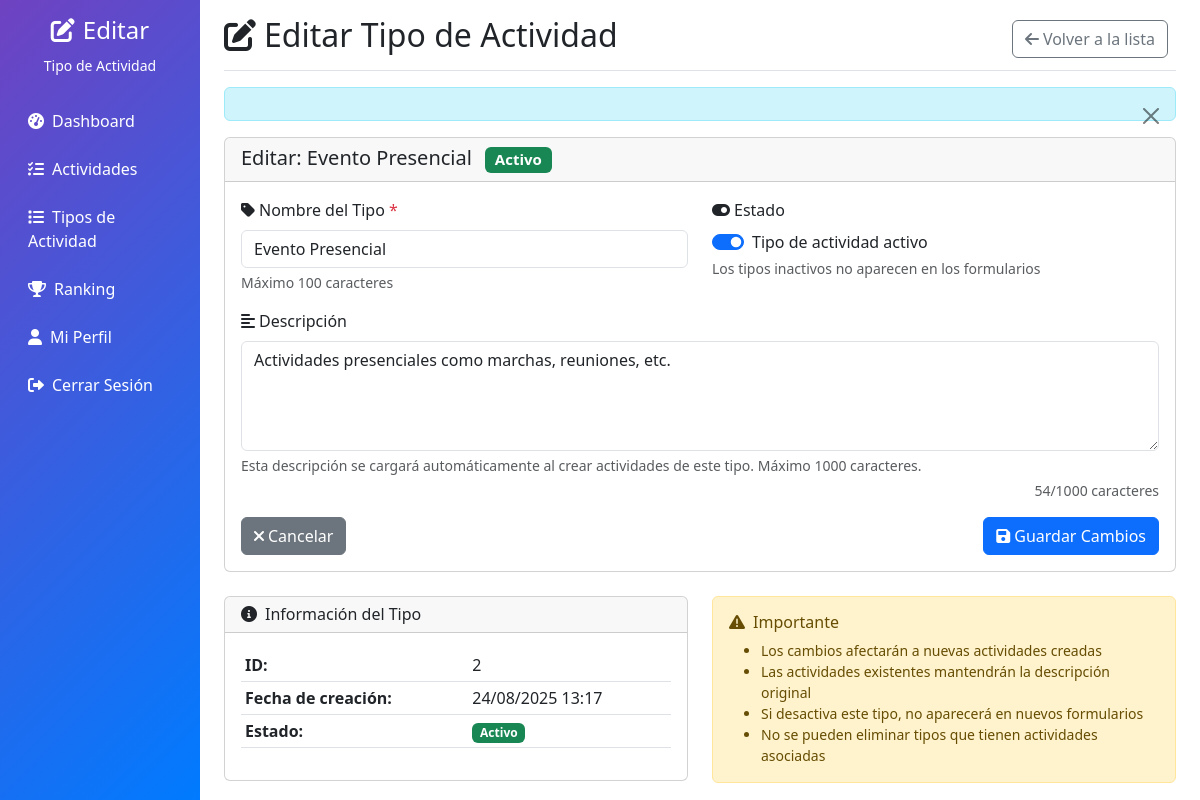
/activity-types/edit.php?id=2 (signed in), run on the app's committed database.
### tables this page shows
CREATE TABLE tipos_actividades (
            id INTEGER PRIMARY KEY AUTOINCREMENT,
            nombre VARCHAR(100) NOT NULL,
            descripcion TEXT,
            activo BOOLEAN DEFAULT 1,
            fecha_creacion TIMESTAMP DEFAULT CURRENT_TIMESTAMP
        );

### controllers/activityTypeController.php (called while the page is built, shortened)
<?php
require_once __DIR__ . '/../models/activityType.php';
class ActivityTypeController {
    private $activityTypeModel;
    public function __construct() {
        $this->activityTypeModel = new ActivityType();
    }
    public function showEditForm($id) {
        $activityType = $this->activityTypeModel->getActivityTypeById($id);
        include __DIR__ . '/../views/activity-types/edit.php';
    }
}
?>

### config/app.php (called while the page is built, shortened)
<?php
function url($path = '') {
    $isLocal = (
        isset($_SERVER['HTTP_HOST']) &&
        (strpos($_SERVER['HTTP_HOST'], 'localhost') !== false ||
         strpos($_SERVER['HTTP_HOST'], '127.0.0.1') !== false ||
         strpos($_SERVER['HTTP_HOST'], 'local') !== false)
    );
    $path = ltrim($path, '/');
    if ($isLocal) {
        $protocol = isset($_SERVER['HTTPS']) && $_SERVER['HTTPS'] === 'on' ? 'https' : 'http';
        $host = $_SERVER['HTTP_HOST'] ?? 'localhost:8000';
        return $protocol . '://' . $host . ($path ? '/' . $path : '');
    } else {
        return BASE_URL . ($path ? '/' . $path : '');
    }
}
?>

### includes/functions.php (called while the page is built, shortened)
<?php
require_once __DIR__ . '/../config/app.php';
function getFlashMessage() {
    if (isset($_SESSION['flash_message'])) {
        $message = $_SESSION['flash_message'];
        $type = $_SESSION['flash_type'] ?? 'info';
        return ['message' => $message, 'type' => $type];
    }
    return null;
}
?>

### models/activityType.php (called while the page is built, shortened)
<?php
require_once __DIR__ . '/../config/database.php';
require_once __DIR__ . '/../includes/functions.php';
class ActivityType {
    protected $db;
    public function __construct() {
        try {
            $database = new Database();
            $this->db = $database->getConnection();
        } catch (Exception $e) {
            error_log("ActivityType Model Error: " . $e->getMessage());
            $this->db = null;
        }
    }
    public function getActivityTypeById($id) {
        try {
            $stmt = $this->db->prepare("SELECT * FROM tipos_actividades WHERE id = ?");
            $stmt->execute([$id]);
            return $stmt->fetch();
        } catch (Exception $e) {
            logActivity("Error al obtener tipo de actividad por ID: " . $e->getMessage(), 'ERROR');
            return null;
        }
    }
}
?>

### config/database.php (called while the page is built, shortened)
<?php
class Database {
    public function getConnection() {
        $this->conn = null;
        if (file_exists(__DIR__ . '/../test_database.sqlite')) {
            try {
                $dsn = "sqlite:" . __DIR__ . '/../test_database.sqlite';
                $options = [
                    PDO::ATTR_ERRMODE => PDO::ERRMODE_EXCEPTION,
                    PDO::ATTR_DEFAULT_FETCH_MODE => PDO::FETCH_ASSOC,
                    PDO::ATTR_EMULATE_PREPARES => false,
                ];
                $this->conn = new PDO($dsn, null, null, $options);
                $this->conn->query("SELECT 1");
                return $this->conn;
            } catch(PDOException $exception) {
                error_log("SQLite Connection Error: " . $exception->getMessage());
            }
        }
        return $this->conn;
    }
}
?>

### views/activity-types/edit.php (the view, shortened to what this page needs)
<!DOCTYPE html>
<html lang="es">
<head>
    <link href="https://cdn.jsdelivr.net/npm/bootstrap@5.3.0/dist/css/bootstrap.min.css" rel="stylesheet">
    <link href="https://cdnjs.cloudflare.com/ajax/libs/font-awesome/6.0.0/css/all.min.css" rel="stylesheet">
</head>
<body>
    <div class="container-fluid">
        <div class="row">
            <nav class="col-md-2 d-none d-md-block sidebar">
                <div class="position-sticky pt-3">
                    <div class="text-center text-white mb-4">
                        <h4><i class="fas fa-edit me-2"></i>Editar</h4>
                        <small>Tipo de Actividad</small>
                    </div>
                    <ul class="nav flex-column">
                        <li class="nav-item mb-2">
                            <a class="nav-link text-white" href="<?= url('dashboards/admin.php') ?>">
                                <i class="fas fa-tachometer-alt me-2"></i>Dashboard
                            </a>
                        </li>
                        <li class="nav-item mb-2">
                            <a class="nav-link text-white" href="<?= url('activities/') ?>">
                                <i class="fas fa-tasks me-2"></i>Actividades
                            </a>
                        </li>
                        <li class="nav-item mb-2">
                            <a class="nav-link text-white active" href="<?= url('activity-types/') ?>">
                                <i class="fas fa-list me-2"></i>Tipos de Actividad
                            </a>
                        </li>
                        <li class="nav-item mb-2">
                            <a class="nav-link text-white" href="<?= url('ranking/') ?>">
                                <i class="fas fa-trophy me-2"></i>Ranking
                            </a>
                        </li>
                        <li class="nav-item mb-2">
                            <a class="nav-link text-white" href="<?= url('profile.php') ?>">
                                <i class="fas fa-user me-2"></i>Mi Perfil
                            </a>
                        </li>
                        <li class="nav-item">
                            <a class="nav-link text-white" href="<?= url('logout.php') ?>">
                                <i class="fas fa-sign-out-alt me-2"></i>Cerrar Sesión
                            </a>
                        </li>
                    </ul>
                </div>
            </nav>
            <main class="col-md-10 ms-sm-auto px-md-4">
                <div class="d-flex justify-content-between flex-wrap flex-md-nowrap align-items-center pt-3 pb-2 mb-3 border-bottom">
                    <h1 class="h2">
                        <i class="fas fa-edit me-2"></i>Editar Tipo de Actividad
                    </h1>
                    <div class="btn-toolbar mb-2 mb-md-0">
                        <div class="btn-group me-2">
                            <a href="<?= url('activity-types/') ?>" class="btn btn-outline-secondary">
                                <i class="fas fa-arrow-left me-1"></i>Volver a la lista
                            </a>
                        </div>
                    </div>
                </div>
                <?php $flash = getFlashMessage(); ?>
                <?php if ($flash): ?>
                    <div class="alert alert-<?= $flash['type'] === 'error' ? 'danger' : $flash['type'] ?> alert-dismissible fade show" role="alert">
                        <button type="button" class="btn-close" data-bs-dismiss="alert"></button>
                    </div>
                <?php endif; ?>
                <div class="card">
                    <div class="card-header">
                        <h5 class="card-title mb-0">
                            Editar: <?= htmlspecialchars($activityType['nombre']) ?>
                            <span class="badge bg-<?= $activityType['activo'] ? 'success' : 'secondary' ?> ms-2">
                                <?= $activityType['activo'] ? 'Activo' : 'Inactivo' ?>
                            </span>
                        </h5>
                    </div>
                    <div class="card-body">
                        <form method="POST">
                            <div class="row">
                                <div class="col-md-6">
                                    <div class="mb-3">
                                        <label for="nombre" class="form-label">
                                            <i class="fas fa-tag me-1"></i>Nombre del Tipo <span class="text-danger">*</span>
                                        </label>
                                        <input type="text"
                                               class="form-control"
                                               id="nombre"
                                               name="nombre"
                                               maxlength="100"
                                               value="<?= htmlspecialchars($_SESSION['form_data']['nombre'] ?? $activityType['nombre']) ?>"
                                               required>
                                        <div class="form-text">Máximo 100 caracteres</div>
                                    </div>
                                </div>
                                <div class="col-md-6">
                                    <div class="mb-3">
                                        <label for="activo" class="form-label">
                                            <i class="fas fa-toggle-on me-1"></i>Estado
                                        </label>
                                        <div class="form-check form-switch">
                                            <input class="form-check-input"
                                                   type="checkbox"
                                                   id="activo"
                                                   name="activo"
                                                   <?= ($_SESSION['form_data']['activo'] ?? $activityType['activo']) ? 'checked' : '' ?>>
                                            <label class="form-check-label" for="activo">
                                                Tipo de actividad activo
                                            </label>
                                        </div>
                                        <div class="form-text">Los tipos inactivos no aparecen en los formularios</div>
                                    </div>
                                </div>
                            </div>
                            <div class="mb-3">
                                <label for="descripcion" class="form-label">
                                    <i class="fas fa-align-left me-1"></i>Descripción
                                </label>
                                <textarea class="form-control"
                                          id="descripcion"
                                          name="descripcion"
                                          rows="4"
                                          maxlength="1000"
                                          placeholder="Descripción detallada del tipo de actividad..."><?= htmlspecialchars($_SESSION['form_data']['descripcion'] ?? $activityType['descripcion']) ?></textarea>
                                <div class="form-text">Esta descripción se cargará automáticamente al crear actividades de este tipo. Máximo 1000 caracteres.</div>
                            </div>
                            <div class="d-flex justify-content-between">
                                <a href="<?= url('activity-types/') ?>" class="btn btn-secondary">
                                    <i class="fas fa-times me-1"></i>Cancelar
                                </a>
                                <button type="submit" class="btn btn-primary">
                                    <i class="fas fa-save me-1"></i>Guardar Cambios
                                </button>
                            </div>
                        </form>
                    </div>
                </div>
                <div class="row mt-4">
                    <div class="col-md-6">
                        <div class="card">
                            <div class="card-header">
                                <h6 class="card-title mb-0">
                                    <i class="fas fa-info-circle me-2"></i>Información del Tipo
                                </h6>
                            </div>
                            <div class="card-body">
                                <table class="table table-sm">
                                    <tr>
                                        <td><strong>ID:</strong></td>
                                        <td><?= htmlspecialchars($activityType['id']) ?></td>
                                    </tr>
                                    <tr>
                                        <td><strong>Fecha de creación:</strong></td>
                                        <td><?= date('d/m/Y H:i', strtotime($activityType['fecha_creacion'])) ?></td>
                                    </tr>
                                    <tr>
                                        <td><strong>Estado:</strong></td>
                                        <td>
                                            <span class="badge bg-<?= $activityType['activo'] ? 'success' : 'secondary' ?>">
                                                <?= $activityType['activo'] ? 'Activo' : 'Inactivo' ?>
                                            </span>
                                        </td>
                                    </tr>
                                </table>
                            </div>
                        </div>
                    </div>
                    <div class="col-md-6">
                        <div class="alert alert-warning">
                            <h6><i class="fas fa-exclamation-triangle me-2"></i>Importante</h6>
                            <ul class="mb-0 small">
                                <li>Los cambios afectarán a nuevas actividades creadas</li>
                                <li>Las actividades existentes mantendrán la descripción original</li>
                                <li>Si desactiva este tipo, no aparecerá en nuevos formularios</li>
                                <li>No se pueden eliminar tipos que tienen actividades asociadas</li>
                            </ul>
                        </div>
                    </div>
                </div>
            </main>
        </div>
    </div>
</body>
</html>

### views/activity-types/edit.php (style rules this page uses)
.sidebar { min-height: 100vh; background: linear-gradient(135deg, #6f42c1 0%, #007bff 100%); }

### data on the page
tipos_actividades: nombre "Evento Presencial", activo "☑", descripcion "Actividades presenciales como marchas, reuniones, etc.", id "2", fecha_creacion "24/08/2025 13:17"
